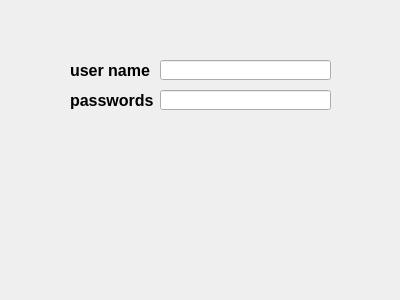
<?xml version="1.0" encoding="UTF-8"?>
<ui version="4.0">
 <class>Dialog</class>
 <widget class="QDialog" name="Dialog">
  <property name="geometry">
   <rect>
    <x>0</x>
    <y>0</y>
    <width>400</width>
    <height>300</height>
   </rect>
  </property>
  <property name="windowTitle">
   <string>Dialog</string>
  </property>
  <widget class="QLabel" name="label">
   <property name="geometry">
    <rect>
     <x>70</x>
     <y>60</y>
     <width>91</width>
     <height>21</height>
    </rect>
   </property>
   <property name="text">
    <string>&lt;html&gt;&lt;head/&gt;&lt;body&gt;&lt;p&gt;&lt;span style=&quot; font-size:12pt; font-weight:600; color:#000000;&quot;&gt;user name&lt;/span&gt;&lt;/p&gt;&lt;/body&gt;&lt;/html&gt;</string>
   </property>
  </widget>
  <widget class="QLabel" name="label_2">
   <property name="geometry">
    <rect>
     <x>70</x>
     <y>90</y>
     <width>91</width>
     <height>21</height>
    </rect>
   </property>
   <property name="text">
    <string>&lt;html&gt;&lt;head/&gt;&lt;body&gt;&lt;p&gt;&lt;span style=&quot; font-size:12pt; font-weight:600; color:#000000;&quot;&gt;passwords&lt;/span&gt;&lt;/p&gt;&lt;/body&gt;&lt;/html&gt;</string>
   </property>
  </widget>
  <widget class="QLineEdit" name="lineEdit">
   <property name="geometry">
    <rect>
     <x>160</x>
     <y>60</y>
     <width>171</width>
     <height>20</height>
    </rect>
   </property>
  </widget>
  <widget class="QLineEdit" name="lineEdit_2">
   <property name="geometry">
    <rect>
     <x>160</x>
     <y>90</y>
     <width>171</width>
     <height>20</height>
    </rect>
   </property>
  </widget>
 </widget>
 <resources/>
 <connections/>
</ui>
